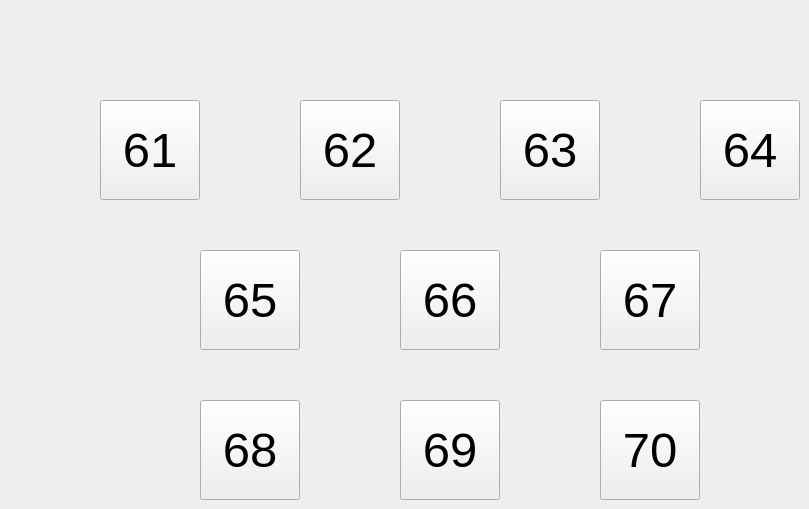
   <widget class="QWidget" name="page_7">
    <widget class="QPushButton" name="Pigsty_62">
     <property name="geometry">
      <rect>
       <x>300</x>
       <y>100</y>
       <width>100</width>
       <height>100</height>
      </rect>
     </property>
     <property name="font">
      <font>
       <pointsize>37</pointsize>
      </font>
     </property>
     <property name="text">
      <string>62</string>
     </property>
    </widget>
    <widget class="QPushButton" name="Pigsty_64">
     <property name="geometry">
      <rect>
       <x>700</x>
       <y>100</y>
       <width>100</width>
       <height>100</height>
      </rect>
     </property>
     <property name="font">
      <font>
       <pointsize>37</pointsize>
      </font>
     </property>
     <property name="text">
      <string>64</string>
     </property>
    </widget>
    <widget class="QPushButton" name="Pigsty_63">
     <property name="geometry">
      <rect>
       <x>500</x>
       <y>100</y>
       <width>100</width>
       <height>100</height>
      </rect>
     </property>
     <property name="font">
      <font>
       <pointsize>37</pointsize>
      </font>
     </property>
     <property name="text">
      <string>63</string>
     </property>
    </widget>
    <widget class="QPushButton" name="Pigsty_67">
     <property name="geometry">
      <rect>
       <x>600</x>
       <y>250</y>
       <width>100</width>
       <height>100</height>
      </rect>
     </property>
     <property name="font">
      <font>
       <pointsize>37</pointsize>
      </font>
     </property>
     <property name="text">
      <string>67</string>
     </property>
    </widget>
    <widget class="QPushButton" name="Pigsty_61">
     <property name="geometry">
      <rect>
       <x>100</x>
       <y>100</y>
       <width>100</width>
       <height>100</height>
      </rect>
     </property>
     <property name="font">
      <font>
       <pointsize>37</pointsize>
      </font>
     </property>
     <property name="text">
      <string>61</string>
     </property>
    </widget>
    <widget class="QPushButton" name="Pigsty_65">
     <property name="geometry">
      <rect>
       <x>200</x>
       <y>250</y>
       <width>100</width>
       <height>100</height>
      </rect>
     </property>
     <property name="font">
      <font>
       <pointsize>37</pointsize>
      </font>
     </property>
     <property name="text">
      <string>65</string>
     </property>
    </widget>
    <widget class="QPushButton" name="Pigsty_68">
     <property name="geometry">
      <rect>
       <x>200</x>
       <y>400</y>
       <width>100</width>
       <height>100</height>
      </rect>
     </property>
     <property name="font">
      <font>
       <pointsize>37</pointsize>
      </font>
     </property>
     <property name="text">
      <string>68</string>
     </property>
    </widget>
    <widget class="QPushButton" name="Pigsty_69">
     <property name="geometry">
      <rect>
       <x>400</x>
       <y>400</y>
       <width>100</width>
       <height>100</height>
      </rect>
     </property>
     <property name="font">
      <font>
       <pointsize>37</pointsize>
      </font>
     </property>
     <property name="text">
      <string>69</string>
     </property>
    </widget>
    <widget class="QPushButton" name="Pigsty_66">
     <property name="geometry">
      <rect>
       <x>400</x>
       <y>250</y>
       <width>100</width>
       <height>100</height>
      </rect>
     </property>
     <property name="font">
      <font>
       <pointsize>37</pointsize>
      </font>
     </property>
     <property name="text">
      <string>66</string>
     </property>
    </widget>
    <widget class="QPushButton" name="Pigsty_70">
     <property name="geometry">
      <rect>
       <x>600</x>
       <y>400</y>
       <width>100</width>
       <height>100</height>
      </rect>
     </property>
     <property name="font">
      <font>
       <pointsize>37</pointsize>
      </font>
     </property>
     <property name="text">
      <string>70</string>
     </property>
    </widget>
   </widget>
